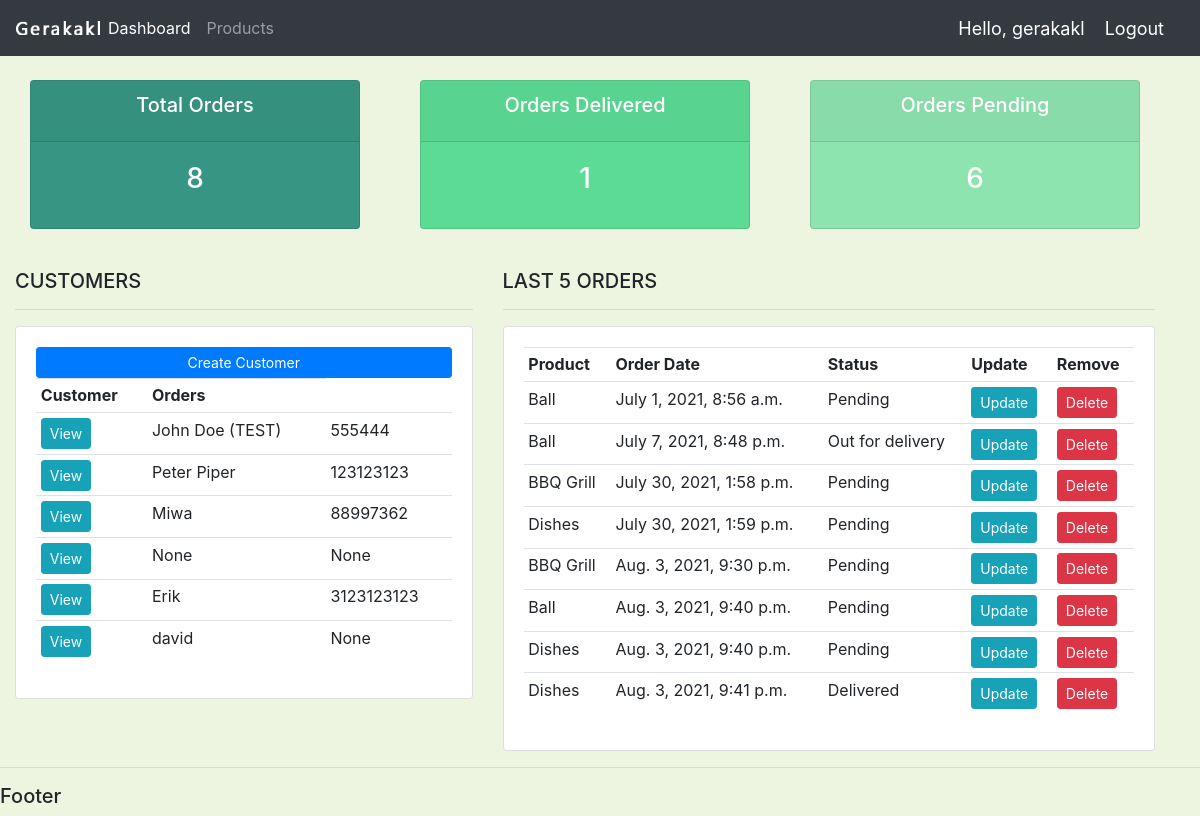
Page / (signed in) on the earlier database version.
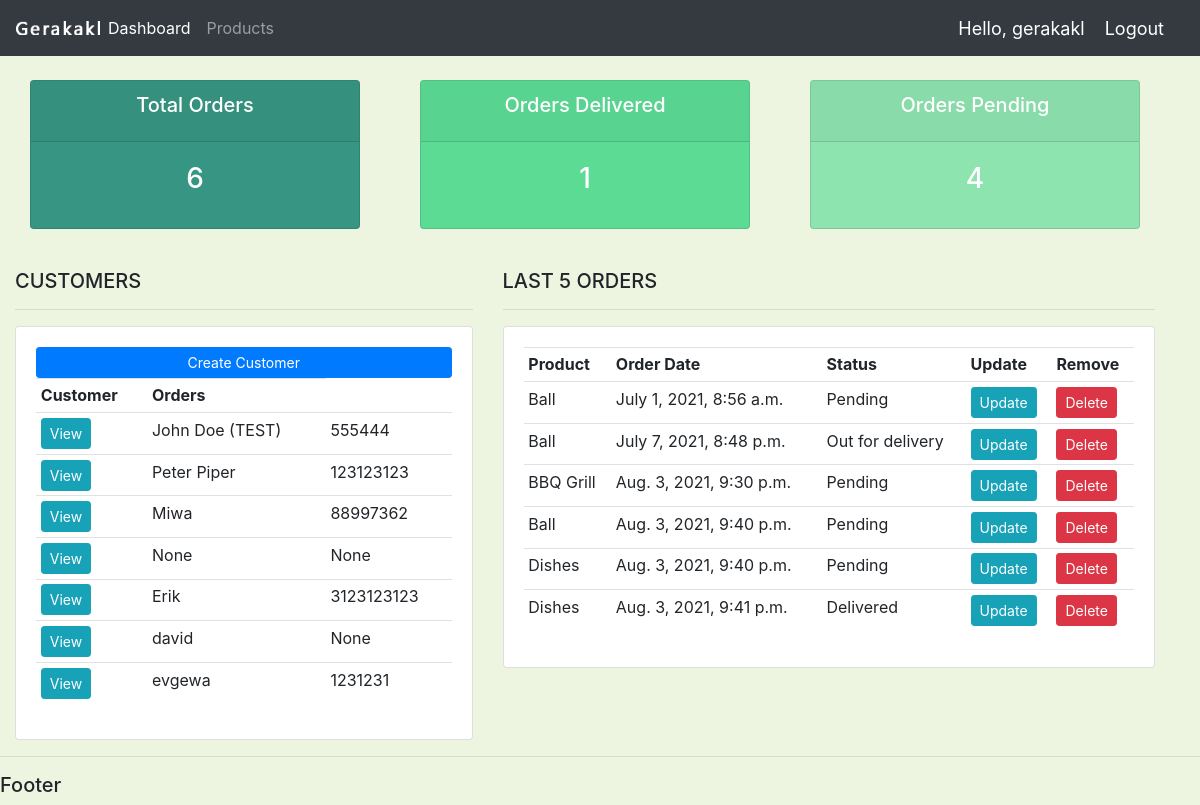
Same page on the later database version.
### accounts/models.py (models this page shows, shortened)
class Customer(models.Model):
    user = models.OneToOneField(User, null=True, blank=True, on_delete=models.CASCADE)
    name = models.CharField(max_length=200, null=True)
    phone = models.CharField(max_length=200, null=True)
    email = models.CharField(max_length=200, null=True)
    profile_pic = models.ImageField(default="blank.png", null=True, blank=True)
    date_created = models.DateTimeField(auto_now_add=True, null=True)

class Order(models.Model):
    STATUS = (
        ('Pending', 'Pending'),
        ('Out for delivery', 'Out for delivery'),
        ('Delivered', 'Delivered'),
    )
    customer = models.ForeignKey(Customer, null=True, on_delete=models.SET_NULL)
    product = models.ForeignKey(Product, null=True, on_delete=models.SET_NULL)
    date_created = models.DateTimeField(auto_now_add=True, null=True)
    status = models.CharField(max_length=200, null=True, choices=STATUS)
    note = models.CharField(max_length=1000, null=True)

class Product(models.Model):
    CATEGORY = (
        ('Indoor', 'Indoor'),
        ('Out door', 'Out door'),
    )
    name = models.CharField(max_length=200, null=True)
    price = models.FloatField(null=True)
    category = models.CharField(max_length=200, null=True, choices=CATEGORY)
    description = models.CharField(max_length=200, null=True, blank=True)
    date_created = models.DateTimeField(auto_now_add=True, null=True)
    tags = models.ManyToManyField(Tag)
    def __str__(self):
        return self.name

### accounts/decorators.py (the view)
    def wrapper_func(request, *args, **kwargs):
        group = None
        if request.user.groups.exists():
            group = request.user.groups.all()[0].name
        if group == 'customer':
            return redirect('user-page')
        if group == 'admin':
            return view_func(request, *args, **kwargs)

### accounts/views.py (called while the page is built)
@login_required(login_url='login')
@admin_only
def home(request):
    orders = Order.objects.all()
    customers = Customer.objects.all()
    total_customers = customers.count()
    total_orders = orders.count()
    delivered = orders.filter(status='Delivered').count()
    pending = orders.filter(status='Pending').count()
    context = {'orders': orders, 'customers': customers,
               'total_orders': total_orders, 'total_customers': total_customers,
               'delivered': delivered, 'pending': pending}
    return render(request, 'accounts/dashboard.html', context)

### accounts/templates/accounts/dashboard.html
{% extends 'accounts/main.html' %}
{% block content %}
{% include 'accounts/status.html' %}
<br>
<div class="container-fluid row">
    <div class="col-md-5">
        <h5>CUSTOMERS</h5>
        <hr>
        <div class="card card-body">
            <a class="btn btn-primary btn-sm btn-block" href="">Create Customer</a>
            <table class="table table-sm">
                <tr>
                    <th>Customer</th>
                    <th>Orders</th>
                </tr>
                {% for customer in customers %}
                <tr>
                    <td><a class="btn btn-sm btn-info" href="{% url 'customer' customer.id %}">View</a></td>
                    <td>{{customer.name}}</td>
                    <td>{{customer.phone}}</td>
                </tr>
                {% endfor %}
            </table>
        </div>
    </div>
    <div class="col-md-7">
        <h5>LAST 5 ORDERS</h5>
        <hr>
        <div class="card card-body">
            <table class="table table-sm">
                <tr>
                    <th>Product</th>
                    <th>Order Date</th>
                    <th>Status</th>
                    <th>Update</th>
                    <th>Remove</th>
                </tr>
                {% for order in orders %}
                <tr>
                    <td>{{order.product}}</td>
                    <td>{{order.date_created}}</td>
                    <td>{{order.status}}</td>
                    <td><a class="btn btn-sm btn-info" href=" {% url 'update_order' order.id %}">Update</a></td>
                    <td><a class="btn btn-sm btn-danger" href=" {% url 'delete_order' order.id %}">Delete</a></td>
                </tr>
                {% endfor %}
            </table>
        </div>
    </div>
</div>
{% endblock %}

Differences in the rows shown:
removed Order: product "BBQ Grill", date_created "July 30, 2021, 1:58 p.m.", status "Pending"
removed Order: product "Dishes", date_created "July 30, 2021, 1:59 p.m.", status "Pending"
added Customer: name "evgewa", phone "1231231"
Other differences:
{{ total_orders }}: "8" → "6"
{{ pending }}: "6" → "4"
